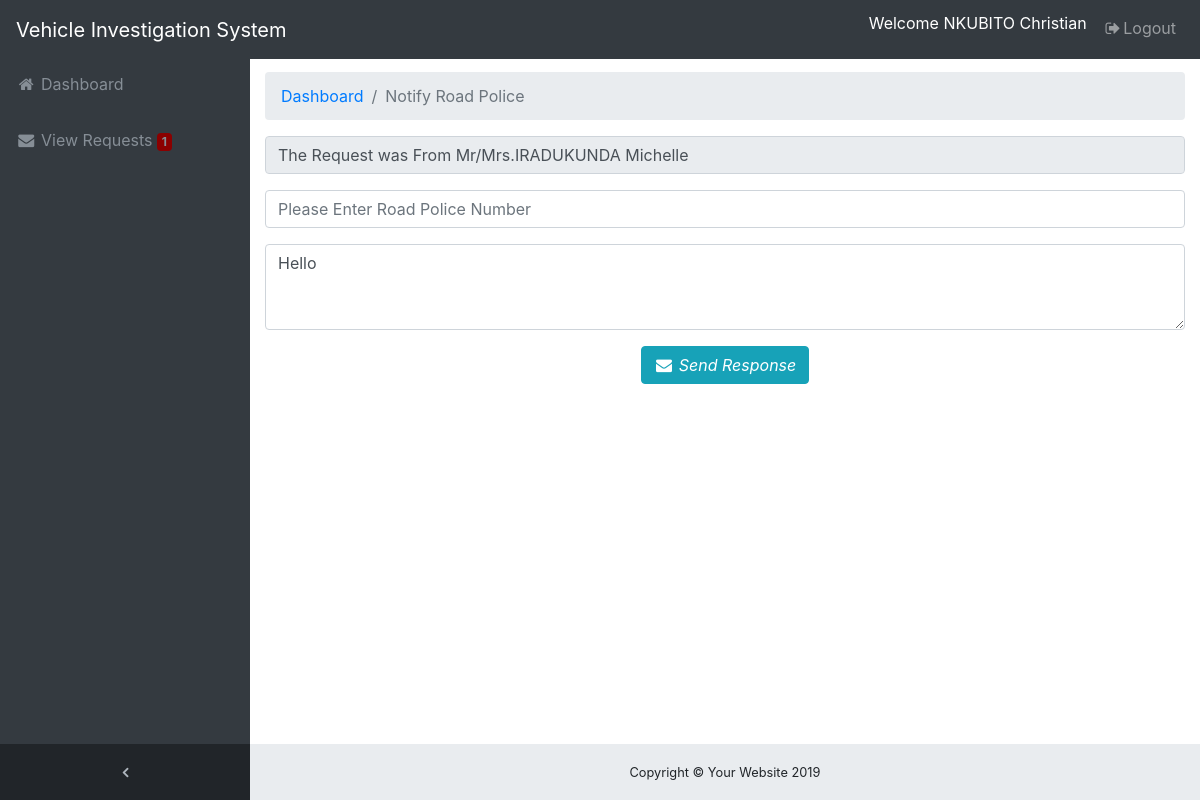
Screenshot of /traffic/notification.php?id=24 (signed in) with the database file from the repository.
### tables this page shows
CREATE TABLE IF NOT EXISTS `requests` (
`id` int(11) NOT NULL,
  `plaque` varchar(15) NOT NULL,
  `customer_name` varchar(200) NOT NULL,
  `tel` varchar(20) NOT NULL,
  `province` varchar(20) NOT NULL,
  `district` varchar(30) NOT NULL,
  `sector` varchar(20) NOT NULL,
  `vim` varchar(30) NOT NULL,
  `category` varchar(50) NOT NULL,
  `model` varchar(25) NOT NULL,
  `mnumber` varchar(25) NOT NULL,
  `fnumber` varchar(40) NOT NULL,
  `myear` varchar(35) NOT NULL,
  `byear` varchar(23) NOT NULL,
  `msg` varchar(500) NOT NULL,
  `rdate` datetime NOT NULL,
  `status` varchar(30) NOT NULL DEFAULT 'Not Responded',
  `seen_status` int(11) NOT NULL
);

CREATE TABLE IF NOT EXISTS `tbl_users` (
`userID` int(11) NOT NULL,
  `userName` varchar(100) NOT NULL,
  `userEmail` varchar(100) NOT NULL,
  `userPass` varchar(100) NOT NULL,
  `userStatus` enum('Y','N') NOT NULL,
  `province` varchar(15) NOT NULL DEFAULT 'a'
);

### traffic/class.user.php (called while the page is built, shortened)
<?php
class USER
{
	private $conn;
	public function __construct()
	{
		$database = new Database();
		$db = $database->dbConnection();
		$this->conn = $db;
    }
	public function runQuery($sql)
	{
		$stmt = $this->conn->prepare($sql);
		return $stmt;
	}
}

### traffic/notification.php (the view, shortened to what this page needs)
<?php
$ID=$_GET['id'];
require_once 'class.user.php';
$user_home = new USER();
$stmt = $user_home->runQuery("SELECT * FROM tbl_users WHERE userID=:uid");
$stmt->execute(array(":uid"=>$_SESSION['userSession']));
$row = $stmt->fetch(PDO::FETCH_ASSOC);
?>
<!DOCTYPE html>
<html lang="en">
<head>
  <link href="vendor/bootstrap/css/bootstrap.min.css" rel="stylesheet">
  <link href="vendor/font-awesome/css/font-awesome.min.css" rel="stylesheet" type="text/css">
  <link href="css/sb-admin.css" rel="stylesheet">
</head>
<body class="fixed-nav sticky-footer bg-dark" id="page-top">
<?php
include('dbcon.php');
$result = $conn->prepare("SELECT * FROM requests where id='$ID'");
$result->execute();
for($i=0; $rows = $result->fetch(); $i++){
?>
  <nav class="navbar navbar-expand-lg navbar-dark bg-dark fixed-top" id="mainNav">
    <a class="navbar-brand" href="index.html">Vehicle Investigation System</a>
    <div class="collapse navbar-collapse" id="navbarResponsive">
      <ul class="navbar-nav navbar-sidenav" id="exampleAccordion">
        <li class="nav-item" data-toggle="tooltip" data-placement="right" title="Dashboard">
          <a class="nav-link" href="dashboard.php">
            <i class="fa fa-fw fa-home"></i>
            <span class="nav-link-text">Dashboard</span>
          </a>
        </li>
        <li class="nav-item" data-toggle="tooltip" data-placement="right" title="Requests">
          <a class="nav-link" href="requests.php">
            <i class="fa fa-fw fa-envelope"></i>
   <?php
   include 'dbcon.php';
   $sql = $conn ->prepare("SELECT COUNT(seen_status) as m FROM  requests WHERE status='Not Responded'");
                                          $sql -> execute();
                                           $count = $sql->fetchAll();
                                           foreach ($count as $field);
                                           ?>
            <span class="nav-link-text">View Requests  <span class="badge" style="background-color: darkred;"><?php echo $field['m'];?></span>
          </a>
        </li>
      </ul>
      <ul class="navbar-nav sidenav-toggler">
        <li class="nav-item">
          <a class="nav-link text-center" id="sidenavToggler">
            <i class="fa fa-fw fa-angle-left"></i>
          </a>
        </li>
      </ul>
      <ul class="navbar-nav ml-auto">
        <li class="nav-item">
          <form class="form-inline my-2 my-lg-0 mr-lg-2">
            <p style="color:white;margin-top: 3px;">Welcome <?php echo $row['userName']; ?></P>
          </form>
        </li>
        <li class="nav-item">
          <a class="nav-link" href="logout.php"> <i class="fa fa-fw fa-sign-out"></i>Logout</a>
        </li>
      </ul>
    </div>
  </nav>
  <div class="content-wrapper">
    <div class="container-fluid">
      <ol class="breadcrumb">
        <li class="breadcrumb-item">
          <a href="dashboard.php">Dashboard</a>
        </li>
        <li class="breadcrumb-item active">Notify Road Police</li>
      </ol>
      <div class="row">
        <div class="col-12">
         <div class="content-row">
                  <div class="panel panel-default">
                    <div class="panel-body">
                      <center><form method="POST" action="notifications.php">
                                            <div class="form-group">
                                      <input class="form-control" readonly="" type="text" name="recipient" value="The Request was From Mr/Mrs.<?php echo $rows['customer_name']; ?>">
                                      </div>
									  <div class="form-group">
									  <input class="form-control" type="text" name="recipient" value="" placeholder="Please Enter Road Police Number" required>
									  </div>
                           <div class="form-group">
                                            <textarea class="form-control" rows="3" name="msg" required><?php echo $rows['msg']; ?></textarea>
                                        </div>
                        <div class="form-group">
                          <div class="col-md-offset-2 col-md-10">
                            <button class="btn btn-info" type="submit" name="send"><i class="fa fa-fw fa-envelope"></i> <i>Send Response</i> </button>
                          </div>
                        </div>
                      </form></center>
                    </div>
                  </div>
                </div>
        </div>
      </div>
    </div>
<?php }
?>
    <footer class="sticky-footer">
      <div class="container">
        <div class="text-center">
          <small>Copyright &copy; Your Website <?php echo date("Y");?></small>
        </div>
      </div>
    </footer>
  </div>
</body>
</html>

### traffic/css/sb-admin.css (style rules this page uses)
html { position: relative; min-height: 100%; }
body { overflow-x: hidden; }
body.sticky-footer { margin-bottom: 56px; }
body.sticky-footer .content-wrapper { min-height: calc(100vh - 56px - 56px); }
body.fixed-nav { padding-top: 56px; }
.content-wrapper { min-height: calc(100vh - 56px); padding-top: 1rem; }
#mainNav .navbar-collapse { overflow: auto; max-height: 75vh; }
#mainNav .navbar-collapse .navbar-nav .nav-item .nav-link { cursor: pointer; }
#mainNav .navbar-collapse .sidenav-toggler { display: none; }
@media (min-width: 992px) { #mainNav .navbar-brand { width: 250px; } }
@media (min-width: 992px) { #mainNav .navbar-collapse { overflow: visible; max-height: none; } }
@media (min-width: 992px) { #mainNav .navbar-collapse .navbar-sidenav { position: absolute; top: 0; left: 0; -webkit-flex-direction: column; -ms-flex-direction: column; flex-direction: column; margin-top: 56px; } }
@media (min-width: 992px) { #mainNav .navbar-collapse .navbar-sidenav > .nav-item { width: 250px; padding: 0; } }
@media (min-width: 992px) { #mainNav .navbar-collapse .navbar-sidenav > .nav-item > .nav-link { padding: 1em; } }
#mainNav.fixed-top .sidenav-toggler { display: none; }
@media (min-width: 992px) { #mainNav.fixed-top .navbar-sidenav { height: calc(100vh - 112px); } }
@media (min-width: 992px) { #mainNav.fixed-top .sidenav-toggler { position: absolute; top: 0; left: 0; display: flex; -webkit-flex-direction: column; -ms-flex-direction: column; flex-direction: column; margin-top: calc(100vh - 56px); } }
@media (min-width: 992px) { #mainNav.fixed-top .sidenav-toggler > .nav-item { width: 250px; padding: 0; } }
@media (min-width: 992px) { #mainNav.fixed-top .sidenav-toggler > .nav-item > .nav-link { padding: 1em; } }
#mainNav.fixed-top.navbar-dark .sidenav-toggler { background-color: #212529; }
#mainNav.fixed-top.navbar-dark .sidenav-toggler a i { color: #adb5bd; }
.content-wrapper { overflow-x: hidden; background: white; }
@media (min-width: 992px) { .content-wrapper { margin-left: 250px; } }
#sidenavToggler i { font-weight: 800; }
#mainNav.navbar-dark .navbar-collapse .navbar-sidenav > .nav-item > .nav-link { color: #868e96; }
@media (min-width: 992px) { #mainNav.navbar-dark .navbar-collapse .navbar-sidenav { background: #343a40; } }
footer.sticky-footer { position: absolute; right: 0; bottom: 0; width: 100%; height: 56px; background-color: #e9ecef; line-height: 55px; }
@media (min-width: 992px) { footer.sticky-footer { width: calc(100% - 250px); } }

### rows the page displays
requests: m "1", recipient "The Request was From Mr/Mrs.IRADUKUNDA Michelle", msg "Hello"
tbl_users: userName "NKUBITO Christian"
